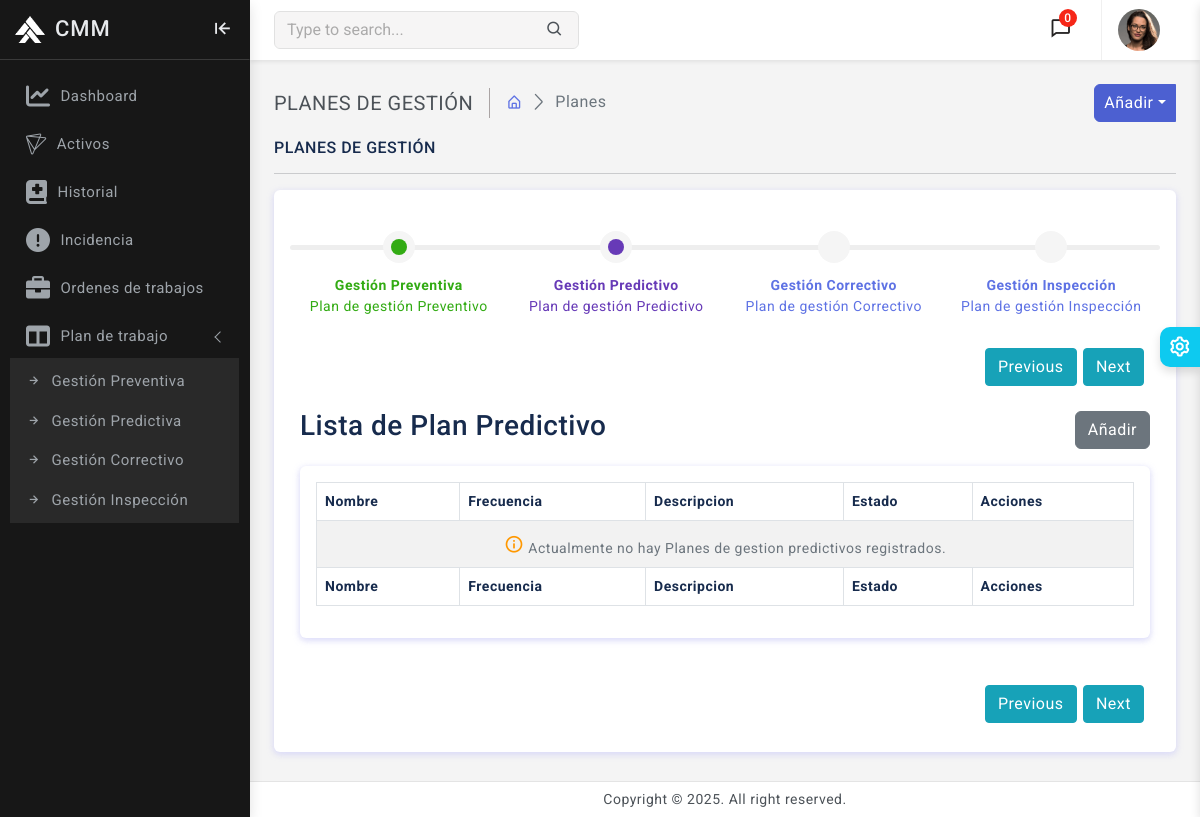
/planes/Predictivo/ (signed in), run on an earlier commit of the app's database.
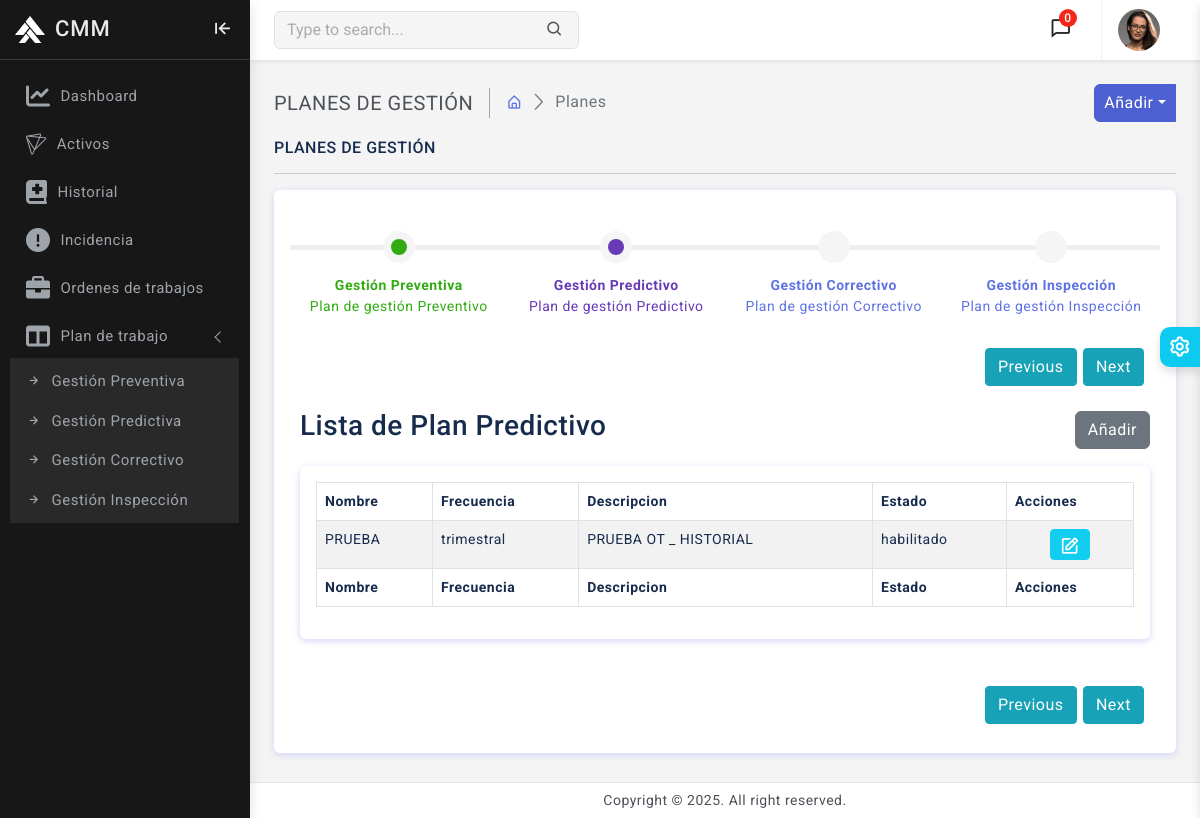
And on a later commit of the database.
### plan_gestion/models.py (models this page shows, shortened)
class PlanGestion(models.Model):
    PLAN_TIPO_CHOICES = [
        ('preventivo', 'Preventivo'),
        ('predictivo', 'Predictivo'),
        ('correctivo', 'Correctivo'),
        ('inspeccion', 'Inspección'),
    ]
    FRECUENCIA_CHOICES = [
        ('diaria', 'Diaria'),
        ('semanal', 'Semanal'),
        ('mensual', 'Mensual'),
        ('trimestral', 'Trimestral'),
        ('semestral', 'Semestral'),
        ('anual', 'Anual'),
        ('ciclos', 'Por ciclos/uso'),
    ]
    PLAN_ESTADO_CHOICES = [
        ('habilitado', 'Habilitado'),
        ('deshabilitado', 'Deshabilitado'),
    ]
    activo = models.ForeignKey(Activo, on_delete=models.CASCADE, related_name="planes_activos")
    plan_nombre = models.CharField(max_length=120, unique=True, db_index=True)
    frecuencia = models.CharField(max_length=20, choices=FRECUENCIA_CHOICES, db_index=True)
    plan_tipo = models.CharField(max_length=20, choices=PLAN_TIPO_CHOICES, db_index=True)
    descripcion = models.TextField(blank=True)
    estado = models.CharField(max_length=20, choices=PLAN_ESTADO_CHOICES, default="habilitado")
    class Meta:
        verbose_name = 'Plan de gestión'
        verbose_name_plural = 'Planes de gestión'
        indexes = [
            models.Index(fields=['plan_tipo']),
            models.Index(fields=['frecuencia']),
        ]

### plan_gestion/views.py (the view)
# urls.py: path('planes/', include('plan_gestion.urls')),
@login_required(login_url = 'login')
def plan_gestion(request, tab_id):
    planes_preventivos = PlanGestion.objects.filter(plan_tipo="preventivo")
    planes_predictivos = PlanGestion.objects.filter(plan_tipo="predictivo")
    planes_correctivos = PlanGestion.objects.filter(plan_tipo="correctivo")
    planes_inspeccion = PlanGestion.objects.filter(plan_tipo="inspeccion")
    forms_por_tipo = {
        'Preventivo': PlanGestionForm(plan_tipo_fijo='preventivo'),
        'Predictivo': PlanGestionForm(plan_tipo_fijo='predictivo'),
        'Correctivo': PlanGestionForm(plan_tipo_fijo='correctivo'),
        'Inspeccion': PlanGestionForm(plan_tipo_fijo='inspeccion'),
    }
    context = {
        'tab_id': tab_id,
        'forms_por_tipo' : forms_por_tipo,
        'planes_preventivos': planes_preventivos,
        'planes_predictivos': planes_predictivos,
        'planes_correctivos': planes_correctivos,
        'planes_inspeccion': planes_inspeccion,
    }
    return render(request, 'plan_gestion/plan_gestion.html', context )

### activos/models.py (called while the page is built)
    def __str__(self):
        return f'{self.codigo} - {self.nombre}'

### templates/plan_gestion/plan_gestion.html (shortened to what the changed rows need)
{% extends 'base.html' %}
{% block content %}
		<div class="page-wrapper">
			<div class="page-content">
				<div class="row">
					<div class="col-xl-12 mx-auto">
						<div class="card">
							<div class="card-body">
								<br />
								<div id="smartwizard" data-id="{{ tab_id }}">
									<div class="tab-content">
                                         <div id="Predictivo" class="tab-pane" role="tabpanel" aria-labelledby="step-2">
                                            <div id="ViewPredictivo" style="display: block;">
                                                <div class="card">
                                                    <div class="card-body">
                                                        <div class="table-responsive">
                                                            <table class="table table-striped table-bordered">
                                                                <thead>
                                                                    <tr>
                                                                        <th>Nombre</th>
                                                                        <th>Frecuencia</th>
                                                                        <th>Descripcion</th>
                                                                        <th>Estado</th>
                                                                        <th>Acciones</th>
                                                                    </tr>
                                                                </thead>
                                                                <tbody>
                                                                    {% if planes_predictivos %}
                                                                        {% for plan in planes_predictivos %}
                                                                        <tr>
                                                                            <td>{{ plan.plan_nombre }}</td>
                                                                            <td>{{ plan.frecuencia }}</td>
                                                                            <td>{{ plan.descripcion }}</td>
                                                                            <td>{{ plan.estado }}</td>
                                                                            <td class="text-center">
                                                                                <button class="btn btn-sm btn-info editar-Predictivo" data-id="{{ plan.id }}">
                                                                                    <i class="bx bx-edit"></i>
                                                                                </button>
                                                                            </td>
                                                                        </tr>
                                                                        {% endfor %}
                                                                    {% else %}
                                                                        <tr>
                                                                            <td colspan="6" class="text-center text-muted">
                                                                                <i class="bx bx-info-circle" style="font-size: 20px; color: #ff9800;"></i>
                                                                                Actualmente no hay Planes de gestion predictivos registrados.
                                                                            </td>
                                                                        </tr>
                                                                    {% endif %}
                                                                </tbody>
                                                                <tfoot>
                                                                    <tr>
                                                                        <th>Nombre</th>
                                                                        <th>Frecuencia</th>
                                                                        <th>Descripcion</th>
                                                                        <th>Estado</th>
                                                                        <th>Acciones</th>
                                                                    </tr>
                                                                </tfoot>
                                                            </table>
                                                        </div>
                                                    </div>
                                                </div>
                                            </div>
										</div>
									</div>
								</div>
							</div>
						</div>
					</div>
				</div>
			</div>
		</div>
{% endblock %}
{% load static %}

What changed in the data, as far as the page shows it:
added PlanGestion: plan_nombre "PRUEBA", frecuencia "trimestral", descripcion "PRUEBA OT _ HISTORIAL", estado "habilitado"
Also different on the page:
text no longer shown: "Actualmente no hay Planes de gestion predictivos registrados."
